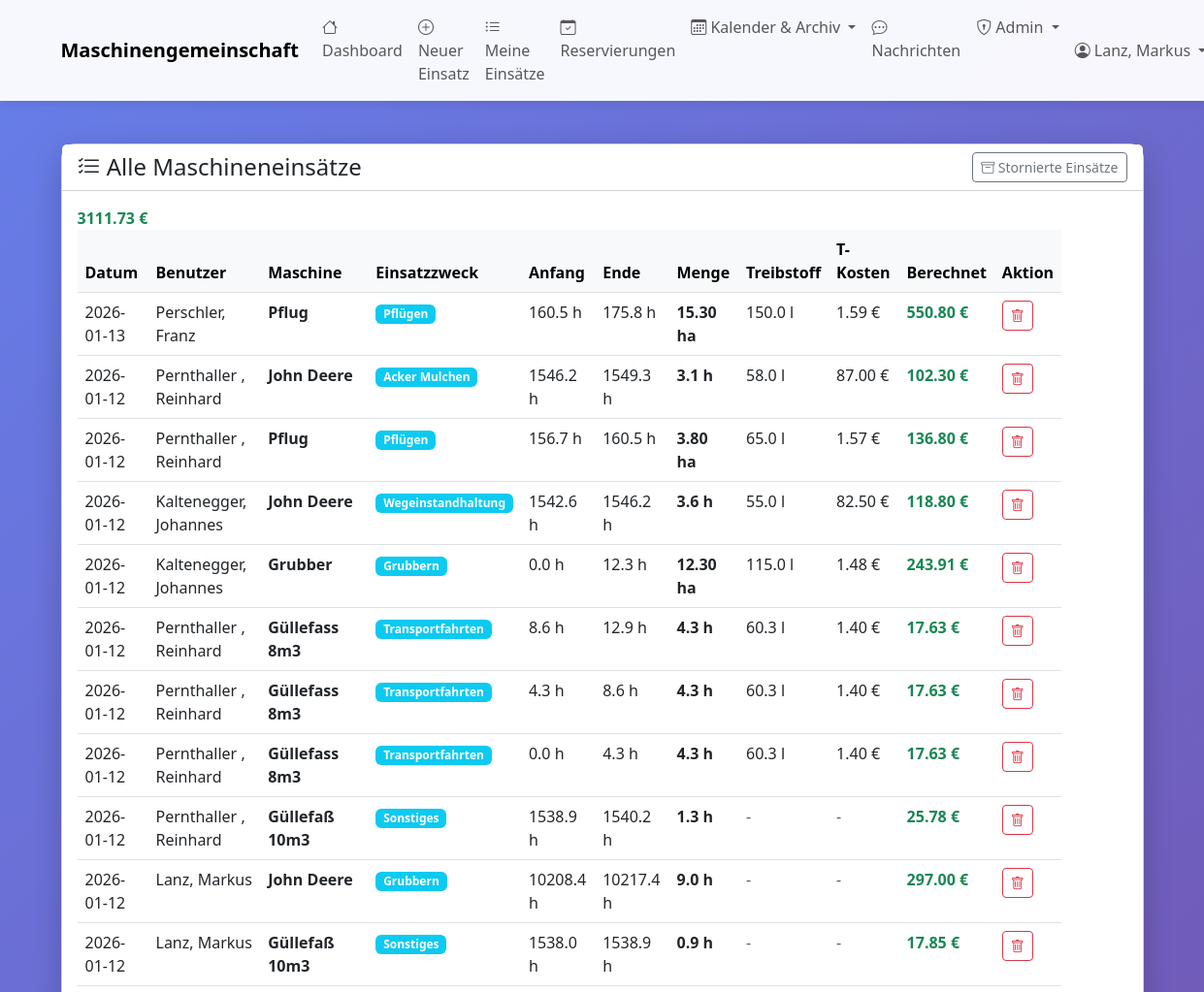
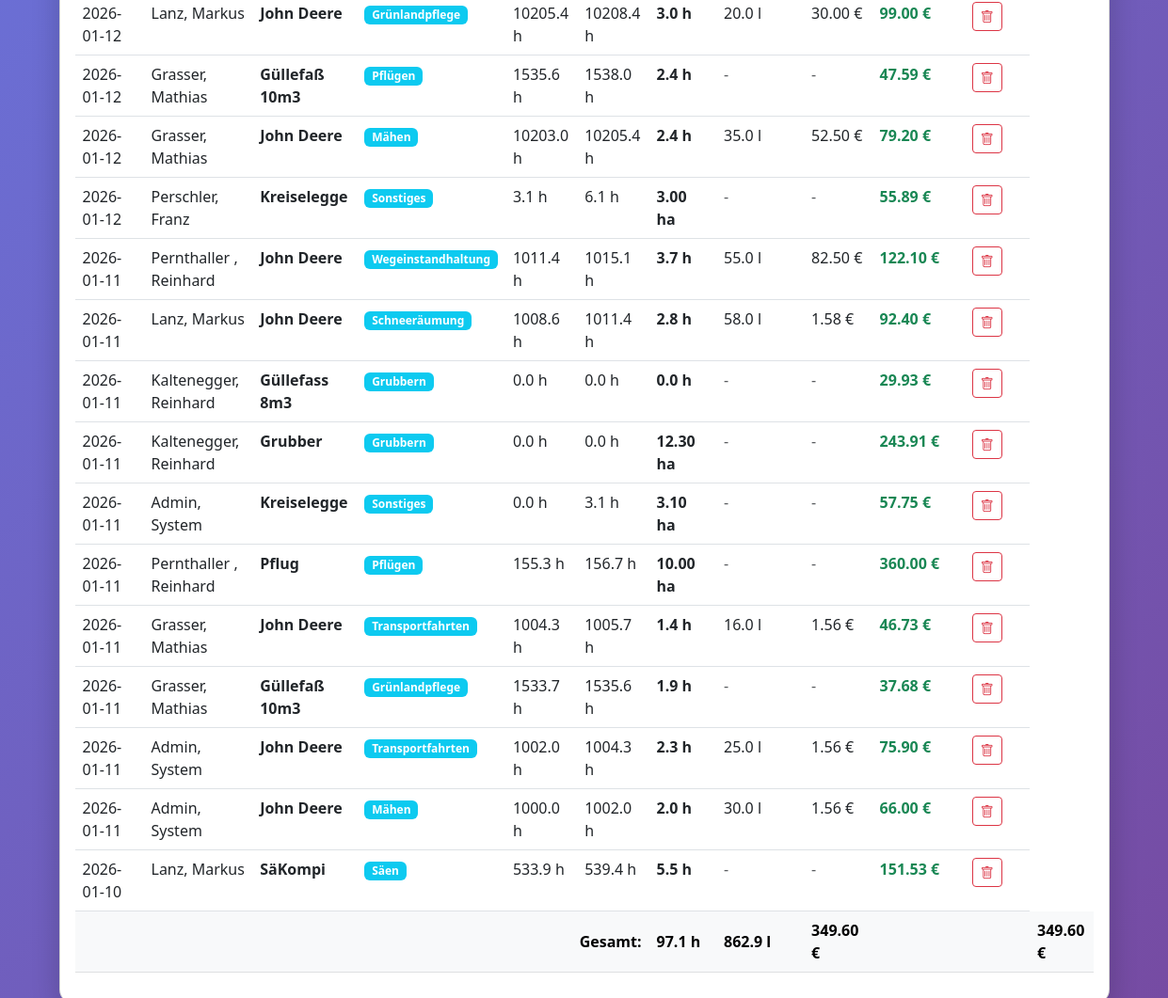
The page /admin/alle-einsaetze (signed in) on the database its author committed (2 pictures, top to bottom).
### tables this page shows
CREATE TABLE maschinen (
    id INTEGER PRIMARY KEY AUTOINCREMENT,
    bezeichnung TEXT NOT NULL,
    hersteller TEXT,
    modell TEXT,
    baujahr INTEGER,
    kennzeichen TEXT,
    anschaffungsdatum DATE,
    stundenzaehler_aktuell REAL,
    naechste_wartung_bei REAL,
    aktiv BOOLEAN DEFAULT 1,
    bemerkungen TEXT
, abrechnungsart TEXT DEFAULT 'stunden', preis_pro_einheit REAL DEFAULT 0.0, wartungsintervall INTEGER DEFAULT 50, naechste_wartung REAL, anmerkungen TEXT, erfassungsmodus TEXT DEFAULT 'fortlaufend', gemeinschaft_id INTEGER DEFAULT 1 REFERENCES gemeinschaften(id), anschaffungspreis REAL DEFAULT 0.0, abschreibungsdauer_jahre INTEGER DEFAULT 10);

CREATE TABLE einsatzzwecke (
    id INTEGER PRIMARY KEY AUTOINCREMENT,
    bezeichnung TEXT NOT NULL UNIQUE,
    beschreibung TEXT,
    aktiv BOOLEAN DEFAULT 1
);

### web_app.py (the view)
@app.route('/admin/alle-einsaetze')
@admin_required
def admin_alle_einsaetze():
    with MaschinenDBContext(DB_PATH) as db:
        einsaetze = db.get_all_einsaetze()
    return render_template('admin_alle_einsaetze.html', einsaetze=einsaetze)

### database.py (called while the page is built)
    def connect(self):
        self.connection = sqlite3.connect(self.db_path)
        self.connection.row_factory = sqlite3.Row
        self.cursor = self.connection.cursor()

    def close(self):
        if self.connection:
            self.connection.close()

    def get_all_einsaetze(self, limit: int = None) -> List[Dict]:
        sql = "SELECT * FROM einsaetze_uebersicht"
        if limit:
            sql += f" LIMIT {limit}"
        self.cursor.execute(sql)
        return [dict(row) for row in self.cursor.fetchall()]

    def __enter__(self):
        self.connect()
        return self

    def __exit__(self, exc_type, exc_val, exc_tb):
        if exc_type is None:
            self.connection.commit()
        else:
            self.connection.rollback()
        self.close()
        return False

### web_app.py (called while the page is built)
def admin_required(f):
    @wraps(f)
    def decorated_function(*args, **kwargs):
        if 'benutzer_id' not in session:
            flash('Bitte melden Sie sich an.', 'warning')
            return redirect(url_for('login'))
        if not session.get('is_admin'):
            flash('Zugriff verweigert. Administrator-Rechte erforderlich.', 'danger')
            return redirect(url_for('dashboard'))
        return f(*args, **kwargs)
    return decorated_function

### templates/admin_alle_einsaetze.html (shortened to what this page needs)
{% extends "base.html" %}
{% block content %}
<div class="row mt-4">
    <div class="col-12">
        <div class="card">
            <div class="card-header bg-white d-flex justify-content-between align-items-center">
                <h4 class="mb-0">
                    <i class="bi bi-list-check"></i> Alle Maschineneinsätze
                </h4>
                <a href="{{ url_for('admin_stornierte_einsaetze') }}" class="btn btn-outline-secondary btn-sm">
                    <i class="bi bi-archive"></i> Stornierte Einsätze
                </a>
            </div>
            <div class="card-body">
                {% if einsaetze %}
                <div class="table-responsive">
                    <table class="table table-hover">
                        <thead class="table-light">
                            <tr>
                                <th>Datum</th>
                                <th>Benutzer</th>
                                <th>Maschine</th>
                                <th>Einsatzzweck</th>
                                <th>Anfang</th>
                                <th>Ende</th>
                                <th>Menge</th>
                                <th>Treibstoff</th>
                                <th>T-Kosten</th>
                                <th>Berechnet</th>
                                <th>Aktion</th>
                            </tr>
                        </thead>
                        <tbody>
                            {% for einsatz in einsaetze %}
                            <tr>
                                <td>{{ einsatz.datum }}</td>
                                <td>{{ einsatz.benutzer }}</td>
                                <td><strong>{{ einsatz.maschine }}</strong></td>
                                <td><span class="badge bg-info">{{ einsatz.einsatzzweck }}</span></td>
                                <td>{{ "%.1f"|format(einsatz.anfangstand) }} h</td>
                                <td>{{ "%.1f"|format(einsatz.endstand) }} h</td>
                                <td>
                                    {% if einsatz.abrechnungsart == 'hektar' and einsatz.flaeche_menge %}
                                        <strong>{{ "%.2f"|format(einsatz.flaeche_menge) }} ha</strong>
                                    {% elif einsatz.abrechnungsart == 'kilometer' and einsatz.flaeche_menge %}
                                        <strong>{{ "%.2f"|format(einsatz.flaeche_menge) }} km</strong>
                                    {% elif einsatz.abrechnungsart == 'stueck' and einsatz.flaeche_menge %}
                                        <strong>{{ "%.0f"|format(einsatz.flaeche_menge) }} St</strong>
                                    {% else %}
                                        <strong>{{ "%.1f"|format(einsatz.betriebsstunden) }} h</strong>
                                    {% endif %}
                                </td>
                                <td>
                                    {% if einsatz.treibstoffverbrauch %}
                                        {{ "%.1f"|format(einsatz.treibstoffverbrauch) }} l
                                    {% else %}
                                        <span class="text-muted">-</span>
                                    {% endif %}
                                </td>
                                <td>
                                    {% if einsatz.treibstoffkosten %}
                                        {{ "%.2f"|format(einsatz.treibstoffkosten) }} €
                                    {% else %}
                                        <span class="text-muted">-</span>
                                    {% endif %}
                                </td>
                                <td>
                                    {% if einsatz.kosten_berechnet %}
                                        <strong class="text-success">{{ "%.2f"|format(einsatz.kosten_berechnet) }} €</strong>
                                    {% else %}
                                        <span class="text-muted">-</span>
                                    {% endif %}
                                <td>
                                    <a href="{{ url_for('einsatz_stornieren', einsatz_id=einsatz.id) }}"
                                       class="btn btn-sm btn-outline-danger"
                                       onclick="return confirm('Soll dieser Einsatz wirklich storniert werden?')">
                                        <i class="bi bi-trash"></i>
                                    </a>
                                </td>
                                </td>
                            </tr>
                            {% endfor %}
                        </tbody>
                        <tfoot class="table-light">
                            <tr>
                                <td colspan="6" class="text-end"><strong>Gesamt:</strong></td>
                                <td><strong>{{ "%.1f"|format(einsaetze|sum(attribute='betriebsstunden')) }} h</strong></td>
                                <td>
                                    {% set treibstoff_gesamt = einsaetze|selectattr('treibstoffverbrauch')|sum(attribute='treibstoffverbrauch') %}
                                    {% if treibstoff_gesamt > 0 %}
                                        <strong>{{ "%.1f"|format(treibstoff_gesamt) }} l</strong>
                                    {% else %}
                                        -
                                    {% endif %}
                                </td>
                                <td>
                                    {% set kosten_gesamt = einsaetze|selectattr('treibstoffkosten')|sum(attribute='treibstoffkosten') %}
                                    {% if kosten_gesamt > 0 %}
                                        <strong>{{ "%.2f"|format(kosten_gesamt) }} €</strong>
                                    {% else %}
                                        -
                                    {% endif %}
                                </td>
                                <td>                                <td></td>                                    {% set berechnet_gesamt = einsaetze|selectattr('kosten_berechnet')|sum(attribute='kosten_berechnet') %}
                                    {% if berechnet_gesamt > 0 %}
                                        <strong class="text-success">{{ "%.2f"|format(berechnet_gesamt) }} €</strong>
                                    {% else %}
                                        -
                                    {% endif %}
                                </td>
                                <td>
                                    {% set kosten_gesamt = einsaetze|selectattr('treibstoffkosten')|sum(attribute='treibstoffkosten') %}
                                    {% if kosten_gesamt > 0 %}
                                        <strong>{{ "%.2f"|format(kosten_gesamt) }} €</strong>
                                    {% else %}
                                        -
                                    {% endif %}
                                </td>
                            </tr>
                        </tfoot>
                    </table>
                </div>
                {% else %}
                <div class="text-center py-5">
                    <i class="bi bi-inbox" style="font-size: 4rem; color: #ccc;"></i>
                    <p class="text-muted mt-3">Noch keine Einsätze vorhanden</p>
                </div>
                {% endif %}
            </div>
        </div>
    </div>
</div>
{% endblock %}

### templates/base.html (style rules this page uses)
body { min-height: 100vh; background: linear-gradient(135deg, #667eea 0%, #764ba2 100%); }
.card { border-radius: 15px; box-shadow: 0 10px 30px rgba(0,0,0,0.2); }

### rows shown on the page
maschinen: datum "2026-01-13", benutzer "Perschler, Franz", maschine "Pflug", einsatzzweck "Pflügen", anfangstand "160.5", endstand "175.8", flaeche_menge "15.30", treibstoffverbrauch "150.0", treibstoffkosten "1.59", kosten_berechnet "550.80", datum "2026-01-12", benutzer "Pernthaller , Reinhard", anfangstand "156.7", endstand "160.5", flaeche_menge "3.80", treibstoffverbrauch "65.0", treibstoffkosten "1.57", kosten_berechnet "136.80", datum "2026-01-11", anfangstand "155.3", endstand "156.7", flaeche_menge "10.00", kosten_berechnet "360.00"
maschinen: datum "2026-01-12", benutzer "Pernthaller , Reinhard", maschine "John Deere", einsatzzweck "Acker Mulchen", anfangstand "1546.2", endstand "1549.3", betriebsstunden "3.1", treibstoffverbrauch "58.0", treibstoffkosten "87.00", kosten_berechnet "102.30", benutzer "Kaltenegger, Johannes", einsatzzweck "Wegeinstandhaltung", anfangstand "1542.6", endstand "1546.2", betriebsstunden "3.6", treibstoffverbrauch "55.0", treibstoffkosten "82.50", kosten_berechnet "118.80", benutzer "Lanz, Markus", einsatzzweck "Grubbern", anfangstand "10208.4", endstand "10217.4", betriebsstunden "9.0", kosten_berechnet "297.00", einsatzzweck "Grünlandpflege", anfangstand "10205.4", endstand "10208.4", betriebsstunden "3.0", treibstoffverbrauch "20.0", treibstoffkosten "30.00", kosten_berechnet "99.00", benutzer "Grasser, Mathias", einsatzzweck "Mähen", anfangstand "10203.0", endstand "10205.4", betriebsstunden "2.4", treibstoffverbrauch "35.0", treibstoffkosten "52.50", kosten_berechnet "79.20", datum "2026-01-11", anfangstand "1011.4", endstand "1015.1", betriebsstunden "3.7", kosten_berechnet "122.10", einsatzzweck "Schneeräumung", anfangstand "1008.6", endstand "1011.4", betriebsstunden "2.8", treibstoffkosten "1.58", kosten_berechnet "92.40", einsatzzweck "Transportfahrten", anfangstand "1004.3", endstand "1005.7", betriebsstunden "1.4", treibstoffverbrauch "16.0", treibstoffkosten "1.56", kosten_berechnet "46.73", benutzer "Admin, System", anfangstand "1002.0", endstand "1004.3", betriebsstunden "2.3", treibstoffverbrauch "25.0", kosten_berechnet "75.90", anfangstand "1000.0", endstand "1002.0", betriebsstunden "2.0", treibstoffverbrauch "30.0", kosten_berechnet "66.00"
maschinen: datum "2026-01-12", benutzer "Kaltenegger, Johannes", maschine "Grubber", einsatzzweck "Grubbern", anfangstand "0.0", endstand "12.3", flaeche_menge "12.30", treibstoffverbrauch "115.0", treibstoffkosten "1.48", kosten_berechnet "243.91", datum "2026-01-11", benutzer "Kaltenegger, Reinhard", endstand "0.0"
maschinen: datum "2026-01-12", benutzer "Pernthaller , Reinhard", maschine "Güllefass 8m3", einsatzzweck "Transportfahrten", anfangstand "8.6", endstand "12.9", betriebsstunden "4.3", treibstoffverbrauch "60.3", treibstoffkosten "1.40", kosten_berechnet "17.63", anfangstand "4.3", endstand "8.6", anfangstand "0.0", endstand "4.3", datum "2026-01-11", benutzer "Kaltenegger, Reinhard", einsatzzweck "Grubbern", endstand "0.0", betriebsstunden "0.0", kosten_berechnet "29.93"
maschinen: datum "2026-01-12", benutzer "Pernthaller , Reinhard", maschine "Güllefaß 10m3", einsatzzweck "Sonstiges", anfangstand "1538.9", endstand "1540.2", betriebsstunden "1.3", kosten_berechnet "25.78", benutzer "Lanz, Markus", anfangstand "1538.0", endstand "1538.9", betriebsstunden "0.9", kosten_berechnet "17.85", benutzer "Grasser, Mathias", einsatzzweck "Pflügen", anfangstand "1535.6", endstand "1538.0", betriebsstunden "2.4", kosten_berechnet "47.59", datum "2026-01-11", einsatzzweck "Grünlandpflege", anfangstand "1533.7", endstand "1535.6", betriebsstunden "1.9", kosten_berechnet "37.68"
maschinen: datum "2026-01-12", benutzer "Perschler, Franz", maschine "Kreiselegge", einsatzzweck "Sonstiges", anfangstand "3.1", endstand "6.1", flaeche_menge "3.00", kosten_berechnet "55.89", datum "2026-01-11", benutzer "Admin, System", anfangstand "0.0", endstand "3.1", flaeche_menge "3.10", kosten_berechnet "57.75"
maschinen: datum "2026-01-10", benutzer "Lanz, Markus", maschine "SäKompi", einsatzzweck "Säen", anfangstand "533.9", endstand "539.4", betriebsstunden "5.5", kosten_berechnet "151.53"

### other values the page prints
{{ session.get('benutzer_name') }} "Lanz, Markus"
{{ "%.1f"|format(einsaetze|sum(attribute='betriebsstunden')) }} "97.1"
{{ "%.1f"|format(treibstoff_gesamt) }} "862.9"
{{ "%.2f"|format(kosten_gesamt) }} "349.60"
{{ "%.2f"|format(berechnet_gesamt) }} "3111.73"
